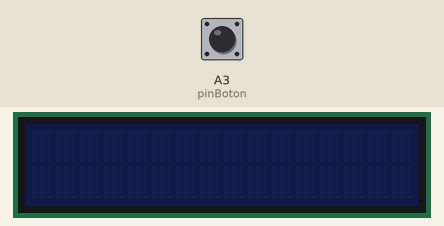
Simulated run of this sketch. Board: Arduino Uno, built with avr-gcc and run on an emulated ATmega328P. On the bench: 16×2 character LCD. The inputs (shaded band) are chosen by the test bench; at power-on: A3 (pinBoton) HIGH. Random numbers use the default seed unless the sketch sets one.

Above: at 2.2 s.
2.3 s: A3 (pinBoton) pulled LOW for 3.2 s
At 6.1 s:
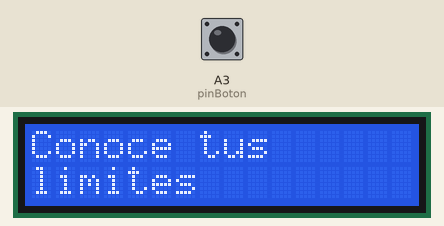
8.0 s: A3 (pinBoton) pulled LOW for 0.15 s
At 9.4 s:
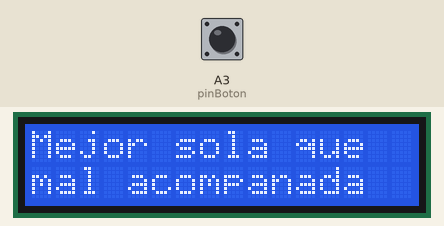
10.0 s: A3 (pinBoton) pulled LOW for 1 s
At 11.1 s:
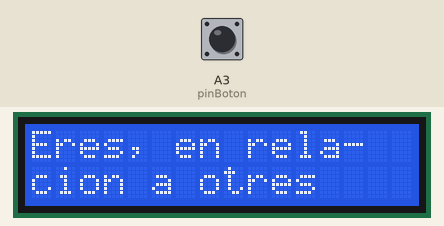
13.7 s: A3 (pinBoton) pulled LOW for 0.15 s
At 16.5 s:
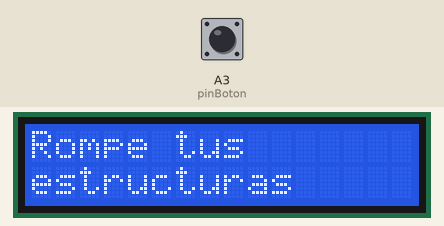
16.8 s: A3 (pinBoton) pulled LOW for 0.15 s
At 19.6 s:
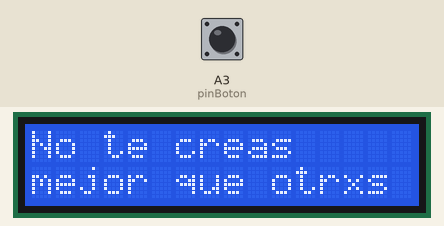
19.9 s: A3 (pinBoton) pulled LOW for 3.2 s
At 21.6 s:
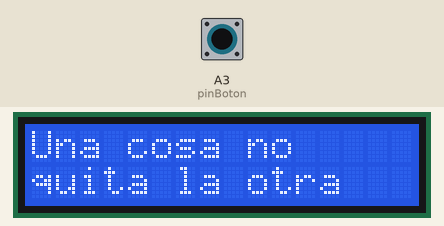
Timing chart, 0 to 23.1 s (numbered marks = the images above; inputs shaded):
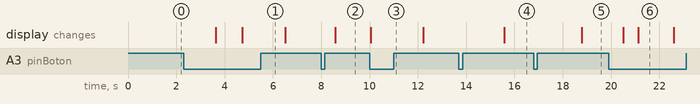

Measured:
- after the input at 2.3 s, the display: first changes after 1.3 s (image 1 shows a later state)
- after the input at 8.0 s, the display: changes after 0.57 s (image 2)
- after the input at 10.0 s, the display: changes after 0.05 s (image 3)
- after the input at 13.7 s, the display: changes after 1.9 s (image 4)
- after the input at 16.8 s, the display: changes after 2.0 s (image 5)
- after the input at 19.9 s, the display: first changes after 0.61 s (image 6 shows a later state)

The sketch:

oraculo_i2c_optimum.ino
```cpp
#include <Wire.h>
#include <LiquidCrystal_I2C.h>
#include <avr/pgmspace.h>

LiquidCrystal_I2C lcd(0x27, 16, 2); // SDA A4 SCL A5

#if defined(ARDUINO) && ARDUINO >= 100
#define printByte(args)  write(args);
#else
#define printByte(args)  print(args,BYTE);
#endif

const int pinBoton = A3;

const int cantidad = 71;

int diley = 1000;

int longDiley = 10000;

int counter = 1;
int tiempo = 60000;

const char string_1A[] PROGMEM = "A veces le otre";
const char string_1B[] PROGMEM = "tiene razon";

const char string_2A[] PROGMEM = "Detente";
const char string_2B[] PROGMEM = "y contempla";

const char string_3A[] PROGMEM = "Tu casa es";
const char string_3B[] PROGMEM = "dentro tuyo";

const char string_4A[] PROGMEM = "Aprende";
const char string_4B[] PROGMEM = "de tus errores";

const char string_5A[] PROGMEM = "Se el cambio que";
const char string_5B[] PROGMEM = "quieres ver";

const char string_6A[] PROGMEM = "Educa con";
const char string_6B[] PROGMEM = "el ejemplo";

const char string_7A[] PROGMEM = "La mejor escuela";
const char string_7B[] PROGMEM = "es la calle";

const char string_8A[] PROGMEM = "Hazte un regalo";
const char string_8B[] PROGMEM = "cada dia";

const char string_9A[] PROGMEM = "Lo importante";
const char string_9B[] PROGMEM = "es la dosis";

const char string_10A[] PROGMEM = "Calla y";
const char string_10B[] PROGMEM = "escucha";

const char string_11A[] PROGMEM = "Haz algo";
const char string_11B[] PROGMEM = "nuevo";

const char string_12A[] PROGMEM = "Se sincerx y";
const char string_12B[] PROGMEM = "transparente";

const char string_13A[] PROGMEM = "Confia en tus";
const char string_13B[] PROGMEM = "intuiciones";

const char string_14A[] PROGMEM = "No rompas";
const char string_14B[] PROGMEM = "el silencio";

const char string_15A[] PROGMEM = "Permite";
const char string_15B[] PROGMEM = "equivocarte";

const char string_16A[] PROGMEM = "Menos es mas";
const char string_16B[] PROGMEM = " ";

const char string_17A[] PROGMEM = "Dale tiempo";
const char string_17B[] PROGMEM = " ";


const char string_18A[] PROGMEM = "Ve al";
const char string_18B[] PROGMEM = "encuentro";

const char string_19A[] PROGMEM = "Ponte en su";
const char string_19B[] PROGMEM = "lugar";

const char string_20A[] PROGMEM = "Toma un";
const char string_20B[] PROGMEM = "descanso";

const char string_21A[] PROGMEM = "Mejor sola que";
const char string_21B[] PROGMEM = "mal acompanada";

const char string_22A[] PROGMEM = "Manten el orden";
const char string_22B[] PROGMEM = "de tu espacio";

const char string_23A[] PROGMEM = "Muestrate tal";
const char string_23B[] PROGMEM = "como eres";

const char string_24A[] PROGMEM = "Como es arriba";
const char string_24B[] PROGMEM = "es abajo";

const char string_25A[] PROGMEM = "Atiende tus";
const char string_25B[] PROGMEM = "necesidades";

const char string_26A[] PROGMEM = "Que te gusta";
const char string_26B[] PROGMEM = "hacer?";

const char string_27A[] PROGMEM = "Eres feliz?";
const char string_27B[] PROGMEM = " ";

const char string_28A[] PROGMEM = "Hora de cosechar";
const char string_28B[] PROGMEM = "lo sembrado";

const char string_29A[] PROGMEM = "Olvidate de";
const char string_29B[] PROGMEM = "los prejuicios";

const char string_30A[] PROGMEM = "No te tomes";
const char string_30B[] PROGMEM = "nada personal";

const char string_31A[] PROGMEM = "Se tu mejor";
const char string_31B[] PROGMEM = "version";

const char string_32A[] PROGMEM = "No supongas";
const char string_32B[] PROGMEM = " ";

const char string_33A[] PROGMEM = "Se impecable";
const char string_33B[] PROGMEM = "con tus palabras";

const char string_34A[] PROGMEM = "Asume tu";
const char string_34B[] PROGMEM = "responsabilidad";

const char string_35A[] PROGMEM = "No te creas";
const char string_35B[] PROGMEM = "mejor que otrxs";

const char string_36A[] PROGMEM = "No te compares";
const char string_36B[] PROGMEM = " ";

const char string_37A[] PROGMEM = "Salta al";
const char string_37B[] PROGMEM = "vacio";

const char string_38A[] PROGMEM = "Suelta";
const char string_38B[] PROGMEM = "las riendas";

const char string_39A[] PROGMEM = "Estas lista";
const char string_39B[] PROGMEM = "para empezar";

const char string_40A[] PROGMEM = "Cuestiona lo";
const char string_40B[] PROGMEM = "establecido";

const char string_41A[] PROGMEM = "Dejalo enfriar";
const char string_41B[] PROGMEM = "un rato";

const char string_42A[] PROGMEM = "Menos mente";
const char string_42B[] PROGMEM = "mas cuerpa";

const char string_43A[] PROGMEM = "Presta atencion";
const char string_43B[] PROGMEM = "a tus suenos";

const char string_44A[] PROGMEM = "Una cosa no";
const char string_44B[] PROGMEM = "quita la otra";

const char string_45A[] PROGMEM = "Mejora tu";
const char string_45B[] PROGMEM = "comunicacion";

const char string_46A[] PROGMEM = "Nunca olvides";
const char string_46B[] PROGMEM = "lo importante";

const char string_47A[] PROGMEM = "Agradece";
const char string_47B[] PROGMEM = "cada dia";

const char string_48A[] PROGMEM = "Alimentate mejor";
const char string_48B[] PROGMEM = " ";

const char string_49A[] PROGMEM = "Dejalo ir";
const char string_49B[] PROGMEM = " ";

const char string_50A[] PROGMEM = "Sostener";
const char string_50B[] PROGMEM = "Aguantar";

const char string_51A[] PROGMEM = "Ve de a poco";
const char string_51B[] PROGMEM = " ";

const char string_52A[] PROGMEM = "Te parece";
const char string_52B[] PROGMEM = "justo?";

const char string_53A[] PROGMEM = "Conoce tus";
const char string_53B[] PROGMEM = "limites";

const char string_54A[] PROGMEM = "Quedate con";
const char string_54B[] PROGMEM = "quien te sume";

const char string_55A[] PROGMEM = "Quitate peso";
const char string_55B[] PROGMEM = "de encima";

const char string_56A[] PROGMEM = "No te creas";
const char string_56B[] PROGMEM = "mejor que nadie";

const char string_57A[] PROGMEM = "Eres, en rela-";
const char string_57B[] PROGMEM = "cion a otres";

const char string_58A[] PROGMEM = "No hay ni bien";
const char string_58B[] PROGMEM = "ni mal";

const char string_59A[] PROGMEM = "La vida es";
const char string_59B[] PROGMEM = "dura, querida";

const char string_60A[] PROGMEM = "No te";
const char string_60B[] PROGMEM = "pre-ocupes";

const char string_61A[] PROGMEM = "No esperes nada";
const char string_61B[] PROGMEM = "de nadie";

const char string_62A[] PROGMEM = "Elige bien donde";
const char string_62B[] PROGMEM = "pones tu energia";

const char string_63A[] PROGMEM = "Rompe tus";
const char string_63B[] PROGMEM = "estructuras";

const char string_64A[] PROGMEM = "Cambia la";
const char string_64B[] PROGMEM = "perspectiva";

const char string_65A[] PROGMEM = "Vuelve a tus";
const char string_65B[] PROGMEM = "raices";

const char string_66A[] PROGMEM = "Ve mas";
const char string_66B[] PROGMEM = "despacio";

const char string_67A[] PROGMEM = "Y quien te";
const char string_67B[] PROGMEM = "salva a ti?";

const char string_68A[] PROGMEM = "Observar hace";
const char string_68B[] PROGMEM = "al maestrx?";

const char string_69A[] PROGMEM = "Ningun extremo";
const char string_69B[] PROGMEM = "es sano";

const char string_70A[] PROGMEM = "Es el fin";
const char string_70B[] PROGMEM = "de un ciclo";

const char string_71A[] PROGMEM = "Se flexible";
const char string_71B[] PROGMEM = "como un junco";


const char *const string_tableA[] PROGMEM = {string_1A, string_2A, string_3A, string_4A, string_5A ,
                                             string_6A, string_7A, string_8A, string_9A, string_10A ,
                                             string_11A, string_12A, string_13A, string_14A, string_15A ,
                                             string_16A, string_17A, string_18A, string_19A, string_20A ,
                                             string_21A, string_22A, string_23A, string_24A, string_25A ,
                                             string_26A, string_27A, string_28A, string_29A, string_30A ,
                                             string_31A, string_32A, string_33A, string_34A, string_35A ,
                                             string_36A, string_37A, string_38A, string_39A, string_40A ,
                                             string_41A, string_42A, string_43A, string_44A, string_45A ,
                                             string_46A, string_47A, string_48A, string_49A, string_50A ,
                                             string_51A, string_52A, string_53A, string_54A, string_55A ,
                                             string_56A, string_57A, string_58A, string_59A, string_60A ,
                                             string_61A, string_62A, string_63A, string_64A, string_65A ,
                                             string_66A, string_67A, string_68A, string_69A, string_70A ,
                                             string_71A/*, string_72A, string_73A, string_74A, string_75A,*/
                                            };

const char *const string_tableB[] PROGMEM = {string_1B, string_2B, string_3B, string_4B, string_5B ,
                                             string_6B, string_7B, string_8B, string_9B, string_10B ,
                                             string_11B, string_12B, string_13B, string_14B, string_15B ,
                                             string_16B, string_17B, string_18B, string_19B, string_20B ,
                                             string_21B, string_22B, string_23B, string_24B, string_25B ,
                                             string_26B, string_27B, string_28B, string_29B, string_30B ,
                                             string_31B, string_32B, string_33B, string_34B, string_35B ,
                                             string_36B, string_37B, string_38B, string_39B, string_40B ,
                                             string_41B, string_42B, string_43B, string_44B, string_45B ,
                                             string_46B, string_47B, string_48B, string_49B, string_50B ,
                                             string_51B, string_52B, string_53B, string_54B, string_55B ,
                                             string_56B, string_57B, string_58B, string_59B, string_60B ,
                                             string_61B, string_62B, string_63B, string_64B, string_65B ,
                                             string_66B, string_67B, string_68B, string_69B, string_70B ,
                                             string_71B/*, string_72B, string_73B, string_74B, string_75B ,*/
                                            };

char buffer1[30];  // make sure this is large enough for the largest string it must hold
char buffer2[30];  // make sure this is large enough for the largest string it must hold

int estadoBoton, ultimoEstado = 0;
long p;
unsigned long previousMillis = 0;
const long interval = 100000;

void setup() {
  while (!Serial);  // wait for serial port to connect. Needed for native USB
  Serial.println("OK");

  Serial.begin(9600);

  randomSeed(analogRead(A0));

  pinMode(pinBoton, INPUT_PULLUP);

  lcd.init();

  delay(diley);
}

void loop() {

  unsigned long currentMillis = millis();

  if (currentMillis - previousMillis >= interval) {
    previousMillis = currentMillis;

    lcd.noBacklight();
    lcd.clear();
  }

  estadoBoton = digitalRead(pinBoton);

  if (estadoBoton == LOW) {

    //automatico(2000); //pasa las frases en orden cada 2 segundos
    coinToss(random(2000));
    automaticoRandom();

  }
}

void automatico(int x) {

  lcd.backlight();

  for (int p = 0; p <= cantidad; p++) {

    strcpy_P(buffer1, (char *)pgm_read_word(&(string_tableA[p])));
    lcd.setCursor(0, 0);
    lcd.print(buffer1);

    strcpy_P(buffer2, (char *)pgm_read_word(&(string_tableB[p])));
    lcd.setCursor(0, 1);
    lcd.print(buffer2);

    delay(x);
    lcd.clear();
  }
}

void automaticoRandom() {

  p = random(cantidad);

  lcd.backlight();

  strcpy_P(buffer1, (char *)pgm_read_word(&(string_tableA[p])));  // Necessary casts and dereferencing, just copy.
  lcd.setCursor(0, 0);
  lcd.print(buffer1);

  strcpy_P(buffer2, (char *)pgm_read_word(&(string_tableB[p])));  // Necessary casts and dereferencing, just copy.
  lcd.setCursor(0, 1);
  lcd.print(buffer2);

}

void coinToss(int p) {

  lcd.backlight();

  for (int k = 0; k < p; k++) {
    int i = random(15);
    int j = random(15);
    lcd.printByte(i + j);
  }

  lcd.clear();
}
```
